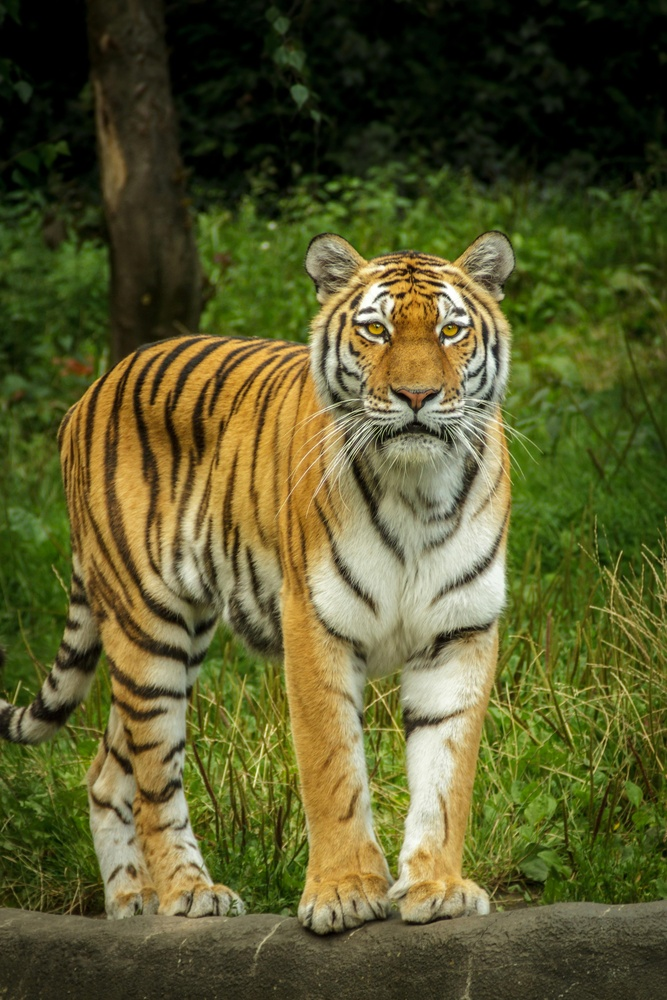
#> input picture Week 5/first.jpg, 667 x 1000 px, shrunk from 3245 x 4867 before the run
$ jupyter execute Lab1.ipynb   (text cells are left out)
#> lines starting #> are read from the running program, lines starting #| are printed output that depends on the picture; pictures that were not available may be replaced by others from this repository, and a replacement may not be noted
[cell 1]
import cv2
import matplotlib.pyplot as plt

[cell 2]
image = cv2.imread('first.jpg', cv2.IMREAD_GRAYSCALE)
#> image: shape (1000, 667); min 0, max 255, mean 83.9
equalized_image = cv2.equalizeHist(image)

plt.figure(figsize=(10,5))

plt.subplot(2, 2, 1)
plt.imshow(image, cmap='gray')
plt.title('Original Image')
plt.axis('off')

plt.subplot(2, 2, 2)
plt.hist(image.ravel(), 256, [0,256])
plt.title('Histogram (Original)')

plt.subplot(2, 2, 3)
plt.imshow(equalized_image, cmap='gray')
plt.title('Equalized Image')
plt.axis('off')

plt.subplot(2, 2, 4)
plt.hist(equalized_image.ravel(), 256, [0,256])
plt.title('Histogram (Equalized)')

plt.show()
#> figure, not shown here; panel 2: tallest bar 24275 high, from x = 0 to 1; panel 4: tallest bar 24275 high, from x = 0 to 1

[cell 3]
import cv2
import matplotlib.pyplot as plt

[cell 4]
color_image = cv2.imread('second.jpg')
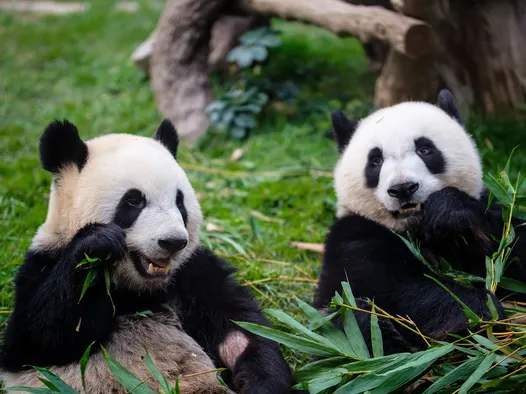
#> input picture Week 5/second.webp, 526 x 394 px, shrunk from 2560 x 1920 before the run, given in place of second.jpg, which was not available
#> color_image is the input picture: shape (394, 526, 3); mean B, G, R 68.2, 89.4, 78.8
(b, g, r) = cv2.split(color_image)

equalized_b = cv2.equalizeHist(b)
equalized_g = cv2.equalizeHist(g)
equalized_r = cv2.equalizeHist(r)
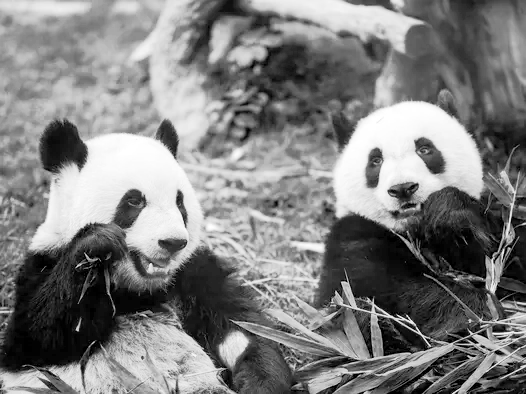
#> equalized_r: shape (394, 526); min 0, max 255, mean 126.9

equalized_color_image = cv2.merge([equalized_b, equalized_g, equalized_r])
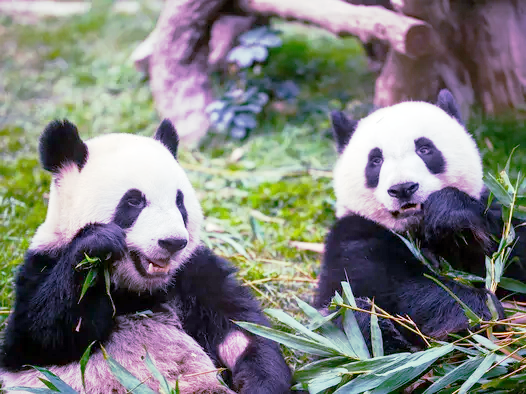
#> equalized_color_image: shape (394, 526, 3); mean B, G, R 125.7, 127.8, 126.9

plt.figure(figsize=(10,5))

plt.subplot(1, 2, 1)
plt.imshow(cv2.cvtColor(color_image, cv2.COLOR_BGR2RGB))
plt.title('Original Color Image')
plt.axis('off')

plt.subplot(1, 2, 2)
plt.imshow(cv2.cvtColor(equalized_color_image, cv2.COLOR_BGR2RGB))
plt.title('Equalized Color Image (Channels Separately')
plt.axis('off')

plt.show()

[cell 5]
import cv2
import numpy as np
from skimage import exposure
import matplotlib.pyplot as plt

[cell 6]
image_source = cv2.imread('first.jpg', cv2.IMREAD_GRAYSCALE)
image_target = cv2.imread('second.jpg', cv2.IMREAD_GRAYSCALE)
#> image_target: shape (394, 526); min 0, max 255, mean 83.8

matched_image = exposure.match_histograms(image_source, image_target)

plt.figure(figsize=(15,5))

plt.subplot(3, 3, 1)
plt.imshow(image_source, cmap='gray')
plt.title('Source Image')
plt.axis('off')

plt.subplot(3, 3, 2)
plt.hist(image_source.ravel(), 256, [0,256])
plt.title('Histogram (Source)')

plt.subplot(3, 3, 4)
plt.imshow(image_target, cmap='gray')
plt.title('Target Image')
plt.axis('off')

plt.subplot(3, 3, 5)
plt.hist(image_target.ravel(), 256, [0,256])
plt.title('Histogram (Target)')

plt.subplot(3, 3, 7)
plt.imshow(matched_image, cmap='gray')
plt.title('Matched Image')
plt.axis('off')

plt.subplot(3, 3, 8)
plt.hist(matched_image.ravel(), 256, [0,256])
plt.title('Histogram (Matched)')

plt.show()
#> figure, not shown here; panel 2: tallest bar 24275 high, from x = 0 to 1; panel 4: tallest bar 2515 high, from x = 5 to 6; panel 6: tallest bar 24275 high, from x = 3 to 4

[cell 7]
import cv2
import numpy as np
import matplotlib.pyplot as plt
from skimage import exposure

source_path = "first.jpg"
target_path = "second.jpg"

source = cv2.imread(source_path)
#> source is the input picture: shape (1000, 667, 3); mean B, G, R 44.5, 89.1, 88.9
target = cv2.imread(target_path)

source = cv2.cvtColor(source, cv2.COLOR_BGR2RGB)
target = cv2.cvtColor(target, cv2.COLOR_BGR2RGB)

def equalize_color_image(img):
    hsv = cv2.cvtColor(img, cv2.COLOR_RGB2HSV)
#> hsv: shape (1000, 667, 3); mean H, S, V 32.5, 150.8, 96.5
    h, s, v = cv2.split(hsv)
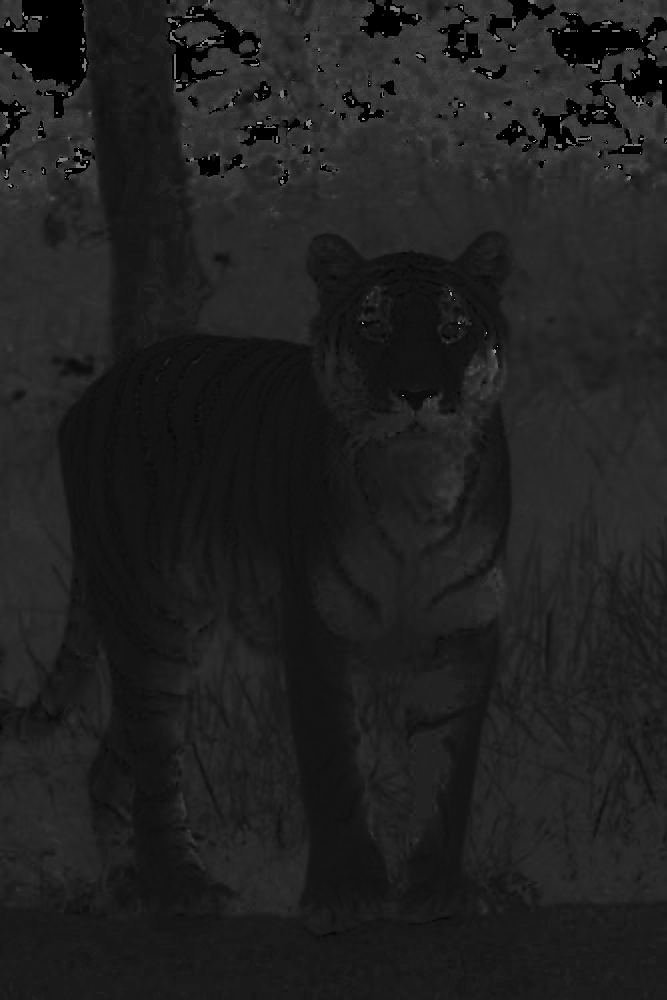
#> h: shape (1000, 667); min 0, max 178, mean 32.5
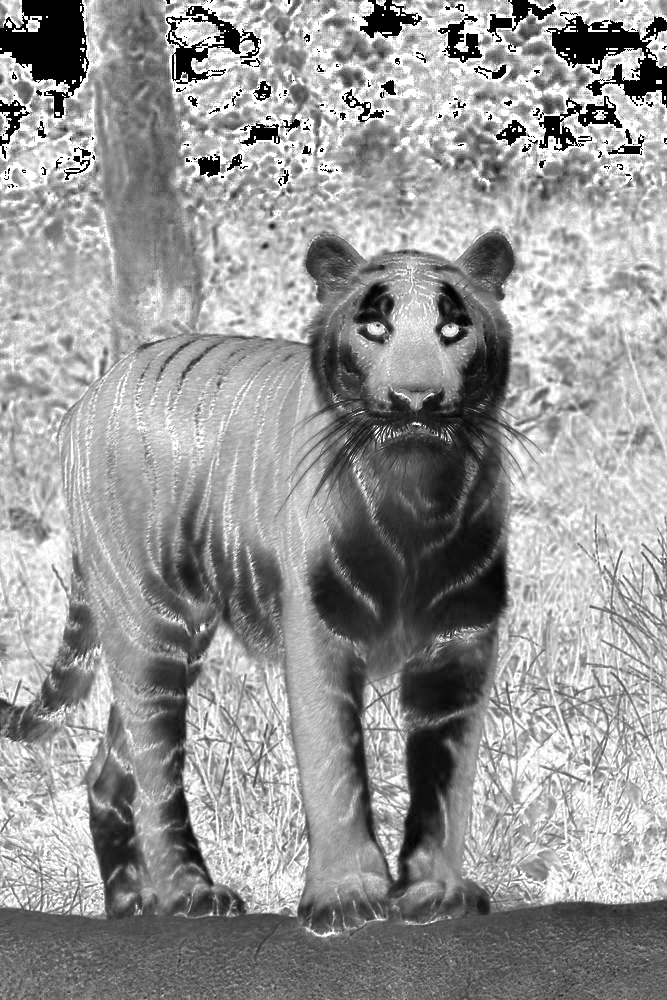
#> s: shape (1000, 667); min 0, max 255, mean 150.8
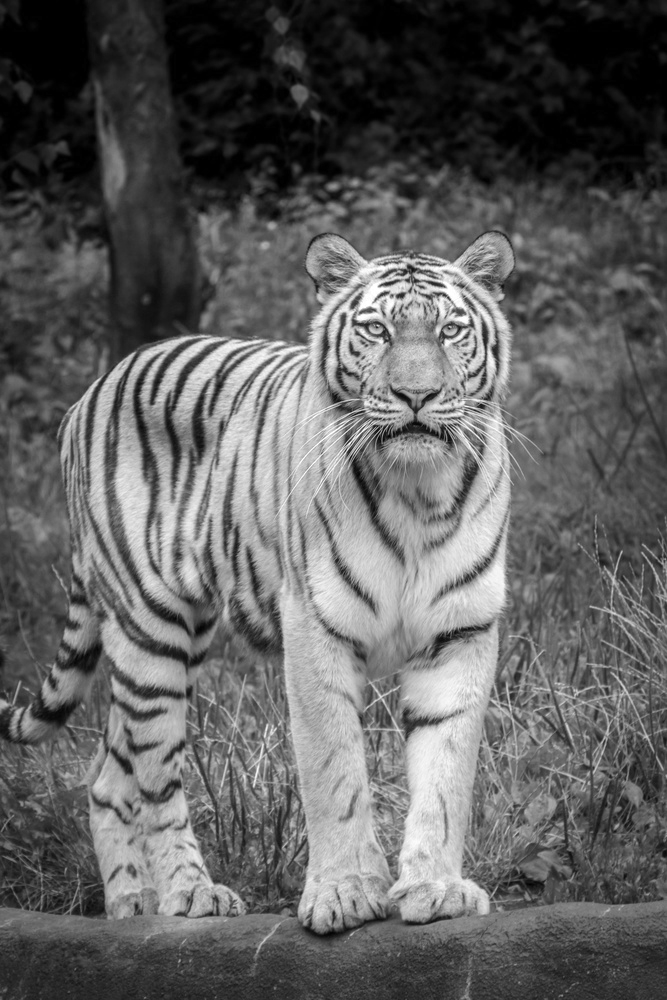
#> v: shape (1000, 667); min 0, max 255, mean 96.5

    v_eq = cv2.equalizeHist(v)

    hsv_eq = cv2.merge([h, s, v_eq])
#> hsv_eq: shape (1000, 667, 3); mean H, S, V 32.5, 150.8, 124.5
    img_eq = cv2.cvtColor(hsv_eq, cv2.COLOR_HSV2RGB)
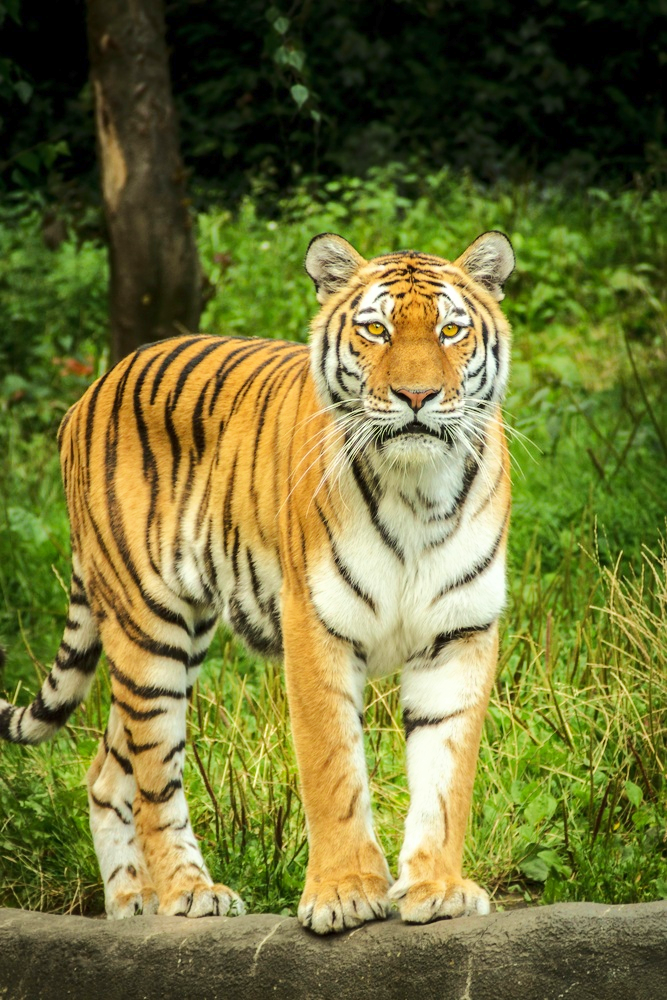
#> img_eq: shape (1000, 667, 3); mean R, G, B 113.9, 115, 56

    return img_eq

equalized = equalize_color_image(source)
matched = exposure.match_histograms(equalized, target, channel_axis=-1)
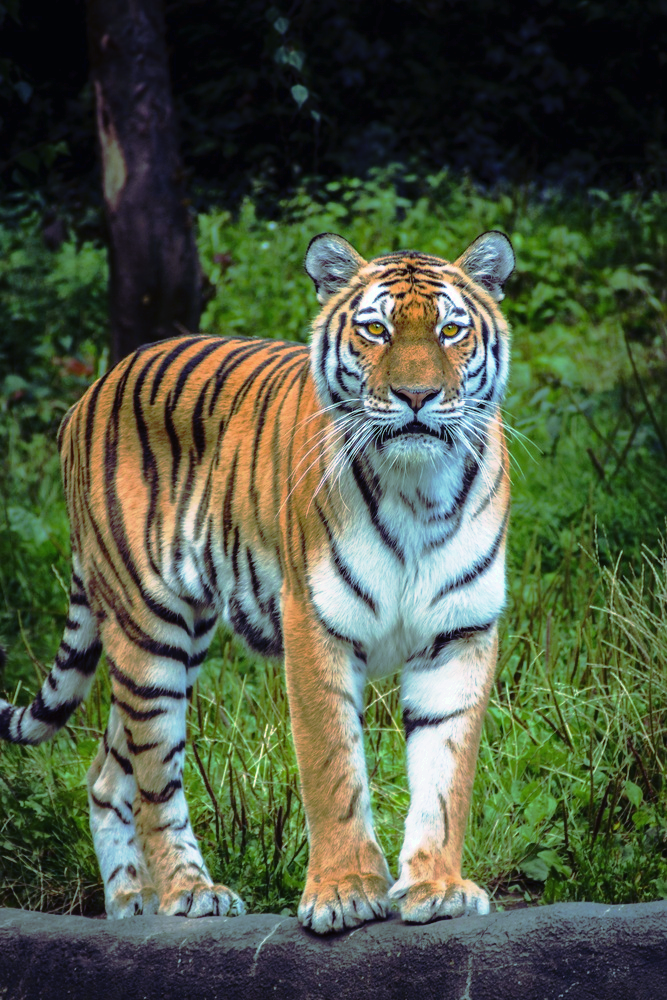
#> matched: shape (1000, 667, 3); mean R, G, B 78.4, 89, 68.1

matched = np.clip(matched, 0, 255).astype(np.uint8)

plt.figure(figsize=(15, 8))

plt.subplot(2, 3, 1)
plt.imshow(source)
plt.title("Original Source")
plt.axis("off")

plt.subplot(2, 3, 2)
plt.imshow(equalized)
plt.title("Equalized Image")
plt.axis("off")

plt.subplot(2, 3, 3)
plt.imshow(target)
plt.title("Target Image")
plt.axis("off")

plt.subplot(2, 3, 4)
plt.imshow(matched)
plt.title("Matched Image")
plt.axis("off")

plt.tight_layout()
plt.show()

def plot_histogram(image, title):
#> called with title = 'Histogram - Original Source'
    plt.figure(figsize=(6,4))
    colors = ('r', 'g', 'b')
    for i, col in enumerate(colors):
        plt.hist(image[:, :, i].ravel(), bins=256, color=col, alpha=0.5)
    plt.title(title)
    plt.xlabel("Pixel Intensity")
    plt.ylabel("Frequency")
    plt.xlim([0, 256])
    plt.show()
#> figure, not shown here; tallest bar 32854 high, from x = 0 to 0.996; tallest bar 21965 high, from x = 0 to 0.996; tallest bar 53144 high, from x = 0 to 0.996

plot_histogram(source, "Histogram - Original Source")
plot_histogram(equalized, "Histogram - Equalized Image")
plot_histogram(target, "Histogram - Target Image")
plot_histogram(matched, "Histogram - Matched Image")
#> call 4 of plot_histogram, with title = 'Histogram - Matched Image'
#> in plot_histogram (call 4), `plt.show()`:
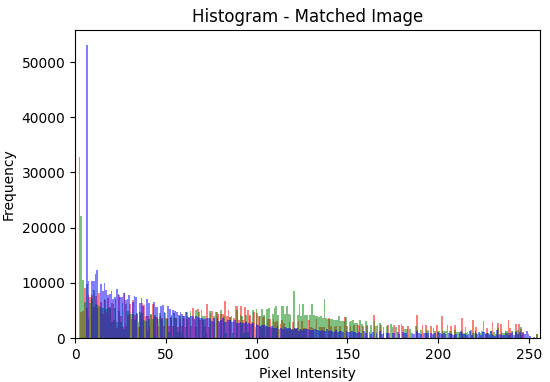
#> figure drawn by matplotlib, 1 panel; tallest bar 32855 high, from x = 2 to 2.99; tallest bar 22171 high, from x = 3 to 3.98; tallest bar 53146 high, from x = 6 to 6.97

print("Processing Completed Successfully!")
